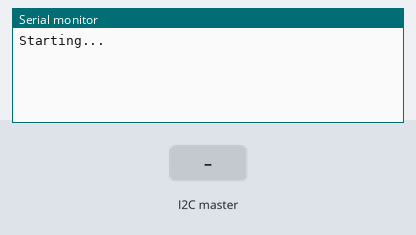
Simulated run of this sketch. Board: Arduino Uno, built with avr-gcc and run on an emulated ATmega328P. On the bench: the last lines printed to the serial monitor. Inputs (shaded band) come from the test bench.

Above: at 1.2 s.
1.3 s: the I2C master sends the byte 1
At 2.2 s:
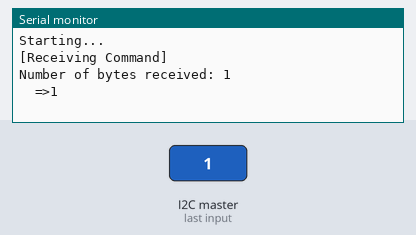
2.8 s: the I2C master sends the byte 0
At 3.3 s:
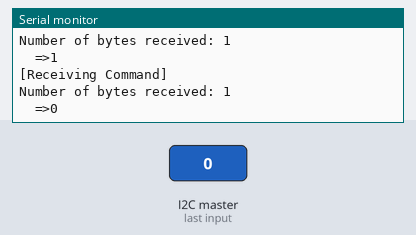

Measured:
- after the input at 1.3 s, the serial monitor: prints a new line at once (image 1)
- after the input at 2.8 s, the serial monitor: prints a new line at once (image 2)

The sketch:

CombinedCode01.ino
```cpp
#include <Wire.h>
#define ADDR_SLAVE 0x60

#define DEBUG

/*--- MAIN FUNCTIONS ---*/
void setup()
{
  /* I2C setup */
  Wire.begin(ADDR_SLAVE);  // join i2c bus with address 0x60
  Wire.onReceive(eReceive);  // run function "eReceive" when receiving bytes over I2C
  Wire.onRequest(eSend);  // run function "eSend" when bytes are requested

  /* Serial debugging */
#ifdef DEBUG
  Serial.begin(115200);
  Serial.println("Starting...");
#endif
}

void loop()
{

}


/*--- I2C INTERRUPTS ---*/
#define B_MOVE 0  // byte for moving
#define B_RPM_L 1  // rpm of left motor
#define B_RPM_R 2
#define B_DIR_L 3  // direction of left motor
#define B_DIR_R 4
#define B_USRF_FL 5  // byte for the limit of the FL ultrasonic sensor
#define B_USFR_FR 6
#define B_USFR_BL 7
#define B_USFR_BR 8
int i2c_buffer[9] = {0, 0, 0, 0, 0, 0, 0, 0, 0};

void eReceive(int numBytes)
{
#ifdef DEBUG
  Serial.print("\n[Receiving Command]\nNumber of bytes received: "); Serial.println(numBytes);
#endif
  int count = 0;

  while (Wire.available() )
  {
    i2c_buffer[count] = Wire.read();
#ifdef DEBUG
    Serial.print("  =>"); Serial.println(i2c_buffer[count]);
#endif
    count++;
  }

}

void eSend()
{

}


/*--- MOTOR FUNCTIONS ---*/
#define MICROSTEP_SETTING 32
void setMotorSpeeds(float rpm)
{

}
/*--- ULTRASONIC FUNCTIONS ---*/

/*--- UTILITY FUNCTION ---*/
```
